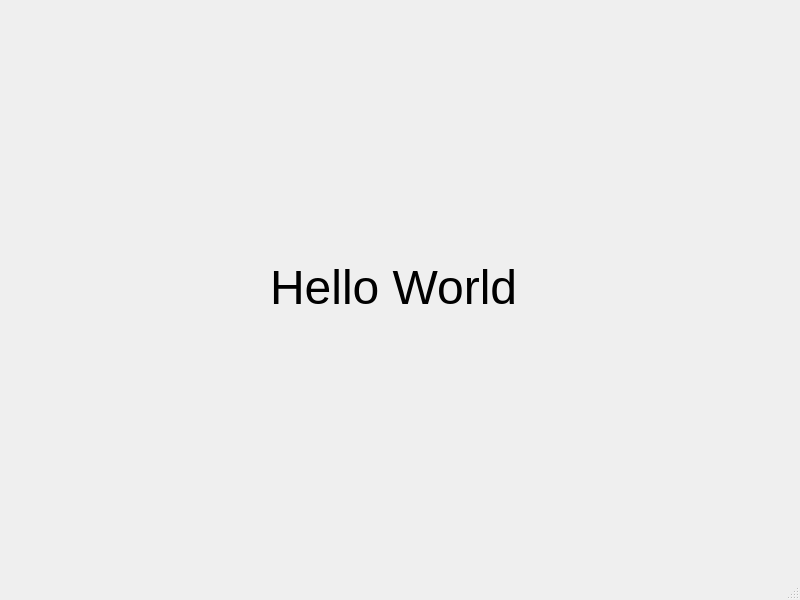
<?xml version="1.0" encoding="UTF-8"?>
<ui version="4.0">
 <class>MainWindow</class>
 <widget class="QMainWindow" name="MainWindow">
  <property name="geometry">
   <rect>
    <x>0</x>
    <y>0</y>
    <width>800</width>
    <height>600</height>
   </rect>
  </property>
  <property name="windowTitle">
   <string>MainWindow</string>
  </property>
  <widget class="QWidget" name="centralwidget">
   <widget class="QLabel" name="label">
    <property name="geometry">
     <rect>
      <x>270</x>
      <y>260</y>
      <width>258</width>
      <height>54</height>
     </rect>
    </property>
    <property name="text">
     <string>&lt;html&gt;&lt;head/&gt;&lt;body&gt;&lt;p&gt;&lt;span style=&quot; font-size:36pt;&quot;&gt;Hello World&lt;/span&gt;&lt;/p&gt;&lt;/body&gt;&lt;/html&gt;</string>
    </property>
   </widget>
  </widget>
  <widget class="QMenuBar" name="menubar">
   <property name="geometry">
    <rect>
     <x>0</x>
     <y>0</y>
     <width>800</width>
     <height>20</height>
    </rect>
   </property>
  </widget>
  <widget class="QStatusBar" name="statusbar"/>
 </widget>
 <resources/>
 <connections/>
</ui>
